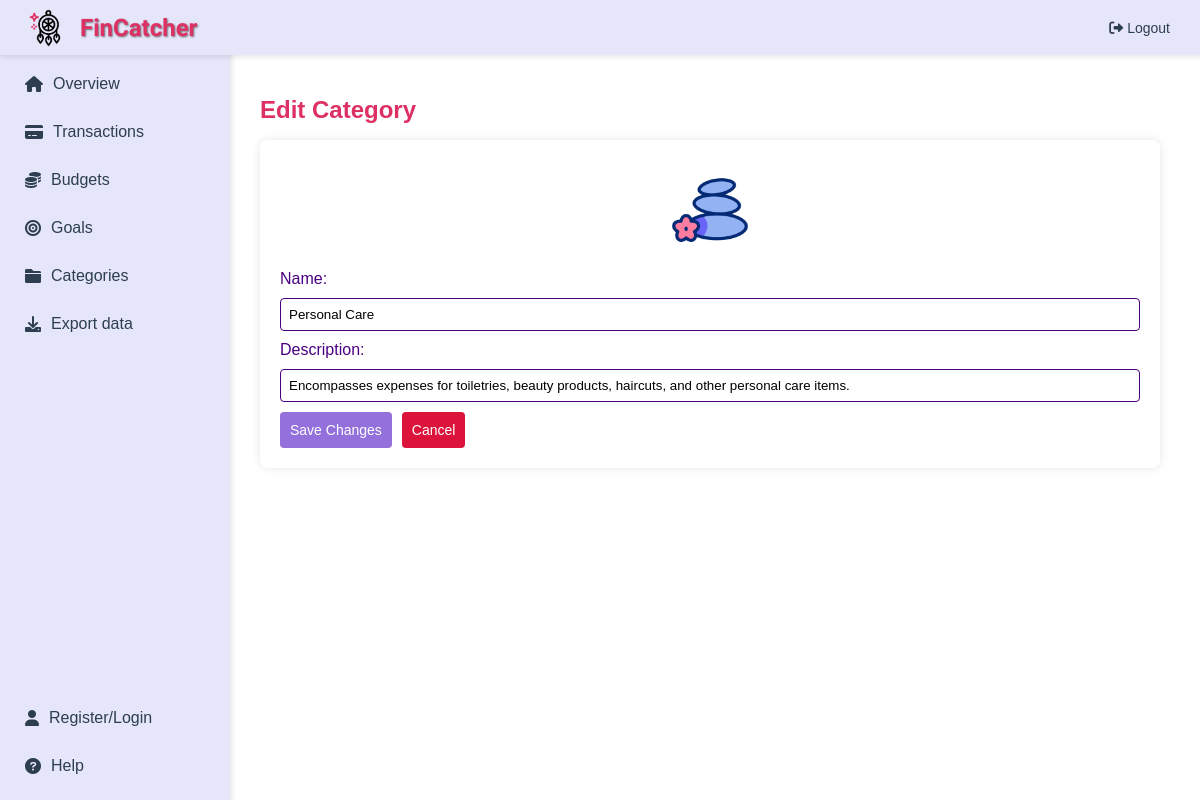
Page /categories/edit/9 (signed in) on the committed database.
### app/main/models.py (models this page shows)
class Categories(db.Model):
    id = db.Column(db.Integer, primary_key=True, unique=True, nullable=False)
    name = db.Column(db.String(50), nullable=False)
    description = db.Column(db.String(1000), nullable=True)
    user_id = db.Column(db.Integer, db.ForeignKey('user.user_id'), nullable=True)  # link to User
    budgets = db.relationship('Budgets', backref='category', lazy=True)
    goals = db.relationship('Goals', backref='category', lazy=True)
    __table_args__ = (UniqueConstraint('name', 'user_id', name='uix_name_user_id'),)

### app/categories/routes.py (the view, shortened to what this page needs)
@categories.route('/categories/edit/<int:id>', methods=['GET', 'POST'])
@login_required
def edit_category(id):
    category = Categories.query.get_or_404(id) # fetch the category to edit or return 404 if not found
    return render_template('edit_category.html', category=category, categories=Categories.query.all(),
                           category_icons=category_icons, category_gifs=category_gifs)

### app/main/models.py (called while the page is built)
@login_manager.user_loader
def load_user(user_id):
    return User.query.get(int(user_id))  # query the database to retrieve the user instance corresponding to the user_id

### app/categories/templates/edit_category.html (shortened to what this page needs)
{% extends "layout.html" %}
{% block content %}
<div style="padding: 20px;">
    <h1 style="color: #DE3163; font-size: 24px;">Edit Category</h1>
    <form action="{{ url_for('categories.edit_category', id=category.id) }}" method="POST" style="display: flex; flex-direction: column; gap: 10px; background-color: #ffffff; padding: 20px; border-radius: 8px; box-shadow: 0 0 10px rgba(0,0,0,0.1);">
        <img src="/{{ category_gifs[category.id if category.id <= 16 else 17] }}" alt="{{ category.id }} icon" style="width:100px; height:100px; display: block; margin-left: auto; margin-right: auto;">
        <label for="name" style="color: #4B0082;">Name:</label>
        <input type="text" step="0.01" id="name" name="name" value="{{ category.name }}" required style="padding: 8px; border: 1px solid #4B0082; border-radius: 4px;">
        <label for="description" style="color: #4B0082;">Description:</label>
        <input type="text" id="description" name="description" value="{{ category.description }}" style="padding: 8px; border: 1px solid #4B0082; border-radius: 4px;">
        <div style="display: flex; gap: 10px;">
            <button type="submit" style="background-color: #9370DB; color: white; padding: 10px; border: none; border-radius: 4px; cursor: pointer; font-size: 14px;">Save Changes</button>
            <button type="button" onclick="window.location.href='{{ url_for('categories.categories_page') }}'" style="background-color: #DC143C; color: white; padding: 10px; border: none; border-radius: 4px; cursor: pointer; font-size: 14px;">Cancel</button>
        </div>
    </form>
</div>
{% endblock %}

### app/main/templates/layout.html (style rules this page uses)
body { margin: 0; font-family: Arial, sans-serif; background-color: #ffffff; color: #2c3e50; }

### rows in the picture
Categories: name "Personal Care", description "Encompasses expenses for toiletries, beauty products, haircuts, and other personal care items."
